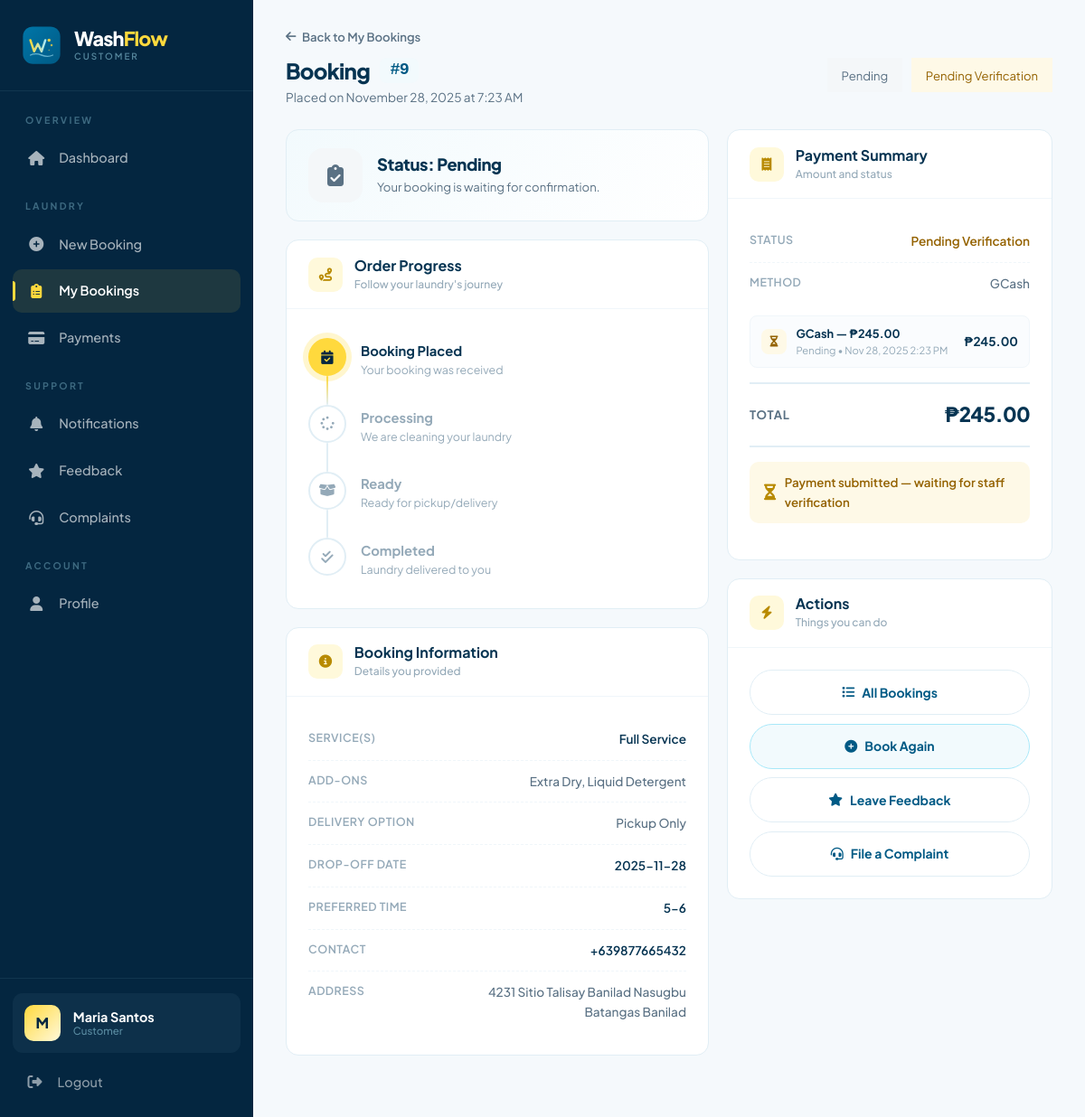
Page /booking_details.php?id=9 (signed in) on the earlier database version.
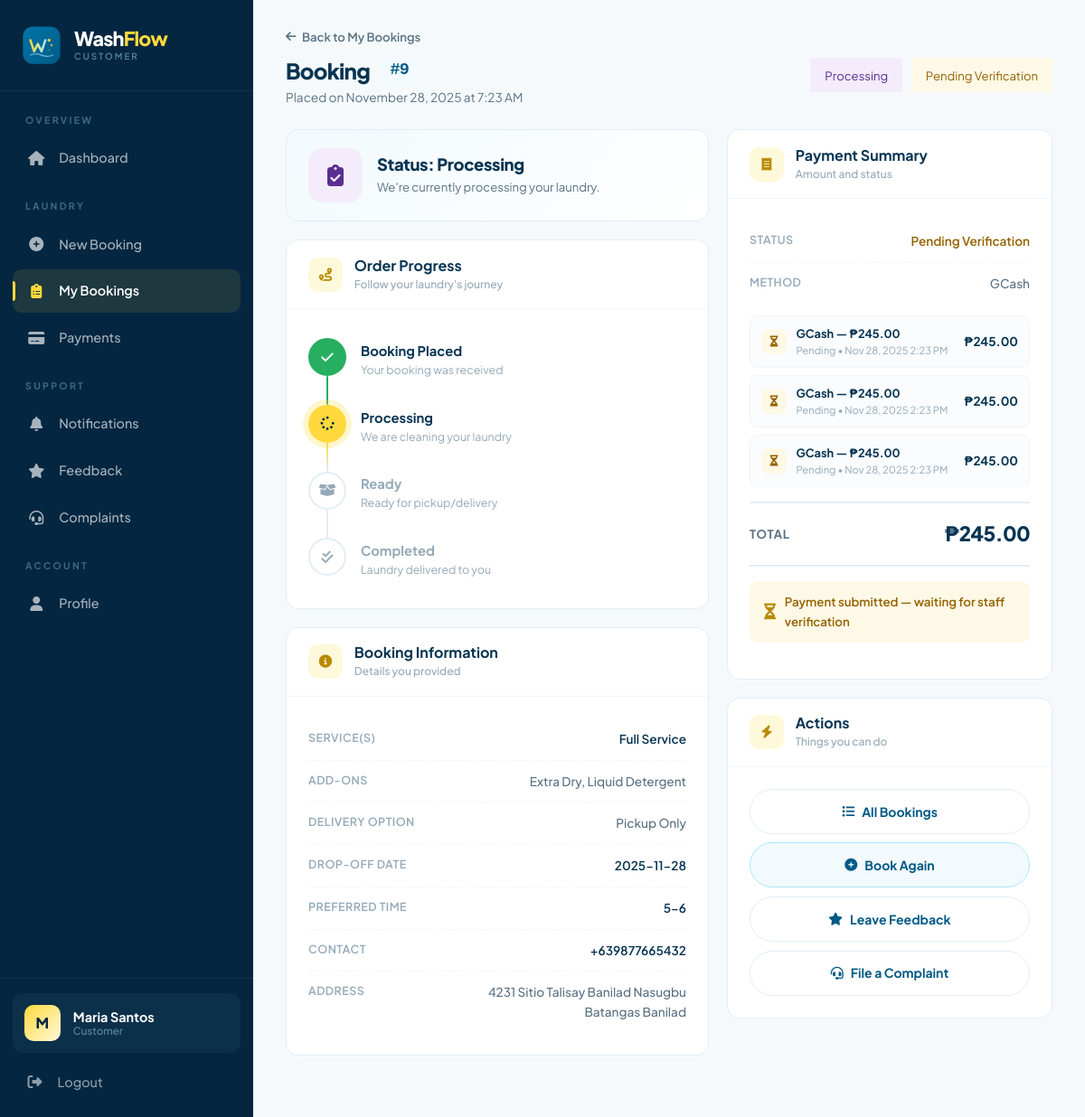
Same page on the later database version.
### tables this page shows
CREATE TABLE `booking_online` (
  `id` int(11) NOT NULL,
  `customer_id` int(11) NOT NULL,
  `admin_id` int(11) DEFAULT NULL,
  `schedule_id` int(11) DEFAULT NULL,
  `customer_name` varchar(100) NOT NULL,
  `contact_number` varchar(20) NOT NULL,
  `address` text NOT NULL,
  `delivery_option` varchar(50) NOT NULL,
  `dropoff_date` date NOT NULL,
  `dropoff_time` varchar(50) NOT NULL,
  `special_instructions` text DEFAULT NULL,
  `addons` text DEFAULT NULL,
  `service` varchar(255) NOT NULL,
  `timestamp` timestamp NOT NULL DEFAULT current_timestamp(),
  `status` enum('Pending','Processing','Ready','Completed','Cancelled') NOT NULL DEFAULT 'Pending',
  `completed_at` datetime DEFAULT NULL,
  `total_amount` decimal(10,2) DEFAULT 0.00,
  `discount` decimal(10,2) DEFAULT 0.00,
  `payment_status` enum('Unpaid','Partially Paid','Paid') DEFAULT 'Unpaid'
);

CREATE TABLE `payments_online` (
  `payment_id` int(11) NOT NULL,
  `booking_id` int(11) NOT NULL,
  `amount` decimal(10,2) NOT NULL,
  `payment_method` enum('Cash','GCash') NOT NULL,
  `payment_status` enum('Pending','Paid','Failed','Refunded') NOT NULL DEFAULT 'Pending',
  `reference_number` varchar(50) DEFAULT NULL,
  `payment_date` timestamp NOT NULL DEFAULT current_timestamp(),
  `payment_proof` varchar(255) DEFAULT NULL,
  `notes` text DEFAULT NULL
);

### functions.php (called while the page is built, shortened)
<?php
function e($string) {
    return htmlspecialchars($string ?? '', ENT_QUOTES | ENT_HTML5, 'UTF-8');
}
?>

### booking_details.php (the view, shortened to what the rows shown need)
<?php
require_once 'db_connect.php';
require_once 'functions.php';
require_once 'notifications_helper.php';
$customer_id = (int)$_SESSION['customer_id'];
$booking_id = (int)($_GET['id'] ?? 0);
$stmt = $conn->prepare("
    SELECT b.*
    FROM booking_online b
    WHERE b.id = ? AND b.customer_id = ?
    LIMIT 1
");
$stmt->bind_param('ii', $booking_id, $customer_id);
$stmt->execute();
$booking = $stmt->get_result()->fetch_assoc();
$payment_summary = [
    'paid_amount'    => 0.0,
    'pending_amount' => 0.0,
    'failed_amount'  => 0.0,
    'methods'        => [],
    'latest'         => null,
    'rows'           => [],
];
$stmt = $conn->prepare("
    SELECT payment_id, amount, payment_method, payment_status,
           reference_number, payment_date, payment_proof, notes
    FROM payments_online
    WHERE booking_id = ?
    ORDER BY payment_date DESC
");
$stmt->bind_param('i', $booking_id);
$stmt->execute();
$payment_summary['rows'] = $stmt->get_result()->fetch_all(MYSQLI_ASSOC);
foreach ($payment_summary['rows'] as $p) {
    $amt = (float)$p['amount'];
    $st  = strtolower(trim($p['payment_status'] ?? ''));
    if ($st === 'paid') {
        $payment_summary['paid_amount'] += $amt;
        $payment_summary['methods'][] = $p['payment_method'];
    } elseif ($st === 'pending') {
        $payment_summary['pending_amount'] += $amt;
        if (!in_array($p['payment_method'], $payment_summary['methods'], true)) {
            $payment_summary['methods'][] = $p['payment_method'];
        }
    } elseif ($st === 'failed') {
        $payment_summary['failed_amount'] += $amt;
    }
}
$payment_summary['methods'] = array_unique($payment_summary['methods']);
$payment_summary['latest']  = $payment_summary['rows'][0] ?? null;
$total_amount = (float)$booking['total_amount'];
$paid_amount  = (float)$payment_summary['paid_amount'];
$pending      = (float)$payment_summary['pending_amount'];
$is_fully_paid = ($paid_amount >= $total_amount && $total_amount > 0);
$is_partial    = ($paid_amount > 0 && $paid_amount < $total_amount);
$has_pending   = ($pending > 0);
$is_completed  = (strtolower($booking['status'] ?? '') === 'completed');
$is_cancelled  = (strtolower($booking['status'] ?? '') === 'cancelled');
if ($is_fully_paid) {
    $pay_label = 'Paid';
    $pay_color = '#1E7E45';
    $pay_bg    = '#EAF7F0';
} elseif ($is_partial) {
    $pay_label = 'Partially Paid';
    $pay_color = '#946200';
    $pay_bg    = '#FEF9E7';
} elseif ($has_pending) {
    $pay_label = 'Pending Verification';
    $pay_color = '#946200';
    $pay_bg    = '#FEF9E7';
} else {
    $pay_label = 'Unpaid';
    $pay_color = '#A8322D';
    $pay_bg    = '#FDEDEC';
}
function detail_status($s) {
    $s = strtolower(trim($s));
    return match ($s) {
        'pending'    => ['label' => 'Pending',    'color' => '#946200', 'bg' => '#FEF9E7'],
        'processing' => ['label' => 'Processing', 'color' => '#5B2E91', 'bg' => '#F4ECFB'],
        'ready'      => ['label' => 'Ready',      'color' => '#946200', 'bg' => '#FFF9DB'],
        'completed'  => ['label' => 'Completed',  'color' => '#1E7E45', 'bg' => '#EAF7F0'],
        'cancelled'  => ['label' => 'Cancelled',  'color' => '#A8322D', 'bg' => '#FDEDEC'],
        default      => ['label' => ucfirst($s ?: 'Pending'), 'color' => '#5A7184', 'bg' => '#F4F7F9'],
    };
}
$status = strtolower($booking['status'] ?: 'pending');
$badge = detail_status($booking['status']);
?>
<!DOCTYPE html>
<html lang="en">
<head>
<link href="https://cdn.jsdelivr.net/npm/bootstrap@5.3.0/dist/css/bootstrap.min.css" rel="stylesheet">
<link href="https://cdnjs.cloudflare.com/ajax/libs/font-awesome/6.4.0/css/all.min.css" rel="stylesheet">
</head>
<body>
<div class="wf-layout">
    <main class="wf-main">
        <div class="wf-detail-head">
            <div class="wf-detail-head-left">
                <h1>Booking <span class="id">#<?= (int)$booking['id'] ?></span></h1>
                <p>Placed on <?= date('F j, Y \a\t g:i A', strtotime($booking['timestamp'])) ?></p>
            </div>
            <div style="display:flex;gap:0.6rem;flex-wrap:wrap;">
                <span class="wf-badge" style="color:<?= $badge['color'] ?>;background:<?= $badge['bg'] ?>;padding:0.55rem 1rem;font-size:0.82rem;">
                    <span class="wf-badge-dot"></span> <?= e($badge['label']) ?>
                </span>
                <span class="wf-badge" style="color:<?= $pay_color ?>;background:<?= $pay_bg ?>;padding:0.55rem 1rem;font-size:0.82rem;">
                    <span class="wf-badge-dot"></span> <?= e($pay_label) ?>
                </span>
            </div>
        </div>
        <div class="wf-detail-grid">
            <div>
                <div class="wf-status-hero">
                    <div class="info">
                        <h3>Status: <?= e($badge['label']) ?></h3>
                        <p>
                            <?php if ($is_cancelled): ?>
                                This booking has been cancelled.
                            <?php elseif ($is_completed): ?>
                                Your laundry has been completed. Thank you! 🎉
                            <?php elseif ($status === 'ready'): ?>
                                Your laundry is ready. We'll contact you for pickup/delivery.
                            <?php elseif ($status === 'processing'): ?>
                                We're currently processing your laundry.
                            <?php else: ?>
                                Your booking is waiting for confirmation.
                            <?php endif; ?>
                        </p>
                    </div>
                </div>
                <div class="wf-card">
                    <div class="wf-card-body">
                        <div class="wf-info-list">
                            <div class="wf-info-row">
                                <span class="lbl">Service(s)</span>
                                <span class="val"><?= e($booking['service'] ?: '—') ?></span>
                            </div>
                            <div class="wf-info-row">
                                <span class="lbl">Add-ons</span>
                                <span class="val muted"><?= e($booking['addons'] ?: 'None') ?></span>
                            </div>
                            <div class="wf-info-row">
                                <span class="lbl">Delivery Option</span>
                                <span class="val muted">
                                    <?php
                                    $dopts = [
                                        'walkin' => 'Walk-in (Drop & Pickup)',
                                        'pickup-only' => 'Pickup Only',
                                        'delivery' => 'Delivery Only',
                                        'pickup-delivery' => 'Pickup & Delivery',
                                    ];
                                    echo e($dopts[strtolower($booking['delivery_option'] ?? '')] ?? ucfirst($booking['delivery_option'] ?? '—'));
                                    ?>
                                </span>
                            </div>
                            <div class="wf-info-row">
                                <span class="lbl">Drop-off Date</span>
                                <span class="val"><?= e($booking['dropoff_date'] ?: '—') ?></span>
                            </div>
                            <div class="wf-info-row">
                                <span class="lbl">Preferred Time</span>
                                <span class="val"><?= e($booking['dropoff_time'] ?: '—') ?></span>
                            </div>
                            <div class="wf-info-row">
                                <span class="lbl">Contact</span>
                                <span class="val"><?= e($booking['contact_number'] ?: '—') ?></span>
                            </div>
                            <div class="wf-info-row">
                                <span class="lbl">Address</span>
                                <span class="val muted"><?= e($booking['address'] ?: '—') ?></span>
                            </div>
                        </div>
                    </div>
                </div>
            </div>
            <div>
                <div class="wf-card">
                    <div class="wf-card-body">
                        <div class="wf-info-list">
                            <div class="wf-info-row">
                                <span class="lbl">Status</span>
                                <span class="val" style="color:<?= $pay_color ?>;"><?= e($pay_label) ?></span>
                            </div>
                        </div>
                        <?php if (!empty($payment_summary['rows'])): ?>
                        <div class="wf-payment-list">
                            <?php foreach ($payment_summary['rows'] as $p):
                                $ps = strtolower(trim($p['payment_status'] ?? ''));
                                if ($ps === 'paid')       { $icon_cls = 'paid';    $icon = 'fa-check'; }
                                elseif ($ps === 'pending'){ $icon_cls = 'pending'; $icon = 'fa-hourglass-half'; }
                                else                      { $icon_cls = 'failed';  $icon = 'fa-times'; }
                            ?>
                            <div class="wf-payment-item">
                                <div class="icon <?= $icon_cls ?>"><i class="fas <?= $icon ?>"></i></div>
                                <div class="body">
                                    <div class="method"><?= e($p['payment_method']) ?> — ₱<?= number_format((float)$p['amount'], 2) ?></div>
                                    <div class="meta">
                                        <?= e(ucfirst($ps)) ?>
                                        <?php if (!empty($p['payment_date'])): ?>
                                            • <?= date('M j, Y g:i A', strtotime($p['payment_date'])) ?>
                                        <?php endif; ?>
                                    </div>
                                </div>
                                <div class="amt">₱<?= number_format((float)$p['amount'], 2) ?></div>
                            </div>
                            <?php endforeach; ?>
                        </div>
                        <?php endif; ?>
                        <div class="wf-summary-total">
                            <span class="l">Total</span>
                            <span class="v">₱<?= number_format($total_amount, 2) ?></span>
                        </div>
                    </div>
                </div>
            </div>
        </div>
    </main>
</div>
</body>
</html>

Differences in the rows shown:
changed booking_online "Full Service": status "Pending" → "Processing"
added payments_online: payment_method "GCash", amount "245.00", payment_status "Pending", payment_date "Nov 28, 2025 2:23 PM"
added payments_online: payment_method "GCash", amount "245.00", payment_status "Pending", payment_date "Nov 28, 2025 2:23 PM"
Other differences:
text no longer shown: "Your booking is waiting for confirmation."
text now shown: "We're currently processing your laundry."
